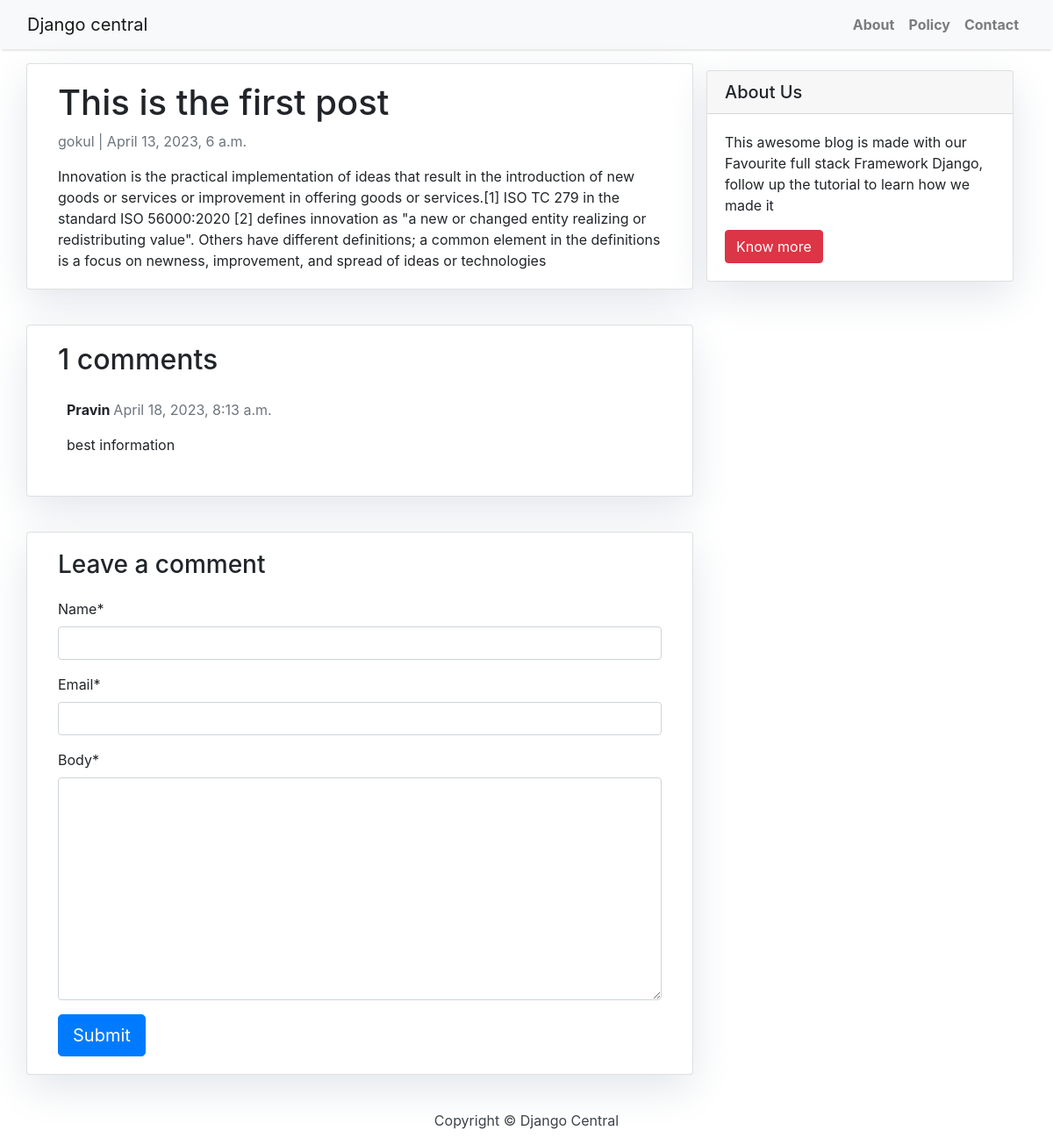
/innovation/, run on the app's committed database.
### myapp/models.py (models this page shows, shortened)
class Post(models.Model):
    title=models.CharField(max_length=200,unique=True)
    slug=models.SlugField(max_length=200,unique=True)
    author = models.ForeignKey(User, on_delete= models.CASCADE,related_name='blog_posts')
    updated_on= models.DateTimeField(auto_now=True)
    content=models.TextField()
    created_on=models.DateTimeField(auto_now_add=True)
    status=models.IntegerField(choices=STATUS,default=0)
    class Meta:
        ordering=['-created_on']

class Comment(models.Model):
    post=models.ForeignKey(Post,on_delete=models.CASCADE,related_name='comments')
    name=models.CharField(max_length=80)
    email=models.EmailField()
    body=models.TextField()
    created_on=models.DateTimeField(auto_now_add=True)
    active=models.BooleanField(default=False)
    class Meta:
        ordering=['created_on']

### myapp/views.py (the view)
# urls.py: path("<slug:slug>/", views.post_detail, name="post_detail"),
def post_detail(request, slug):
    template_name = "post_detail.html"
    post = get_object_or_404(Post, slug=slug)
    comments = post.comments.filter(active=True).order_by("-created_on")
    new_comment = None
    if request.method == "POST":
        comment_form = CommentForm(data=request.POST)
        if comment_form.is_valid():
            new_comment = comment_form.save(commit=False)
            new_comment.post = post
            new_comment.save()
    else:
        comment_form = CommentForm()
    return render(
        request,
        template_name,
        {
            "post": post,
            "comments": comments,
            "new_comment": new_comment,
            "comment_form": comment_form,
        },
    )

### myapp/forms.py
class CommentForm(forms.ModelForm):
    class Meta:
        model=Comment
        fields=("name","email","body")

### templates/post_detail.html (shortened to what this page needs)
{% extends 'base.html' %} {% block content %}
    {% load crispy_forms_tags %}
    <div class="container">
        <div class="row">
            <div class="col-md-8 card mb-4  mt-3 left  top">
                <div class="card-body">
                    <h1>{% block title %} {{ post.title }} {% endblock title %}</h1>
                    <p class=" text-muted">{{ post.author }} | {{ post.created_on }}</p>
                    <p class="card-text ">{{ post.content | safe }}</p>
                </div>
            </div>
            {% block sidebar %} {% include 'sidebar.html' %} {% endblock sidebar %}
            <div class="col-md-8 card mb-4  mt-3 ">
                <div class="card-body">
                    {% with comments.count as total_comments %}
                        <h2>{{ total_comments }} comments</h2>
                    {% endwith %} {% for comment in comments %}
                        <div class="comments" style="padding: 10px;">
                            <p class="font-weight-bold">
                                {{ comment.name }}
                                <span class=" text-muted font-weight-normal">
                                    {{ comment.created_on }}
                                </span>
                            </p>
                            {{ comment.body | linebreaks }}
                        </div>
                    {% endfor %}
                </div>
            </div>
            <div class="col-md-8 card mb-4  mt-3 ">
                <div class="card-body">
                    {% if new_comment %}
                        <div class="alert alert-success" role="alert">
                            Your comment is awaiting moderation
                        </div>
                    {% else %}
                        <h3>Leave a comment</h3>
                        <form method="post" style="margin-top: 1.3em;">
                            {{ comment_form | crispy }}
                            <button type="submit" class="btn btn-primary  btn-lg">Submit</button>
                        </form>
                    {% endif %}
                </div>
            </div>
        </div>
    </div>
{% endblock content %}

### static/css/base.css (style rules this page uses)
body { font-family: "Roboto", sans-serif; font-size: 17px; background-color: #fdfdfd; }
.card { box-shadow: 0 16px 48px #E3E7EB; }

### data on the page
Post: title "This is the first post", author "gokul", created_on "April 13, 2023, 6 a.m.", content "Innovation is the practical implementation of ideas that result in the introduction of new goods or services or improvement in offering goods or services.[1] ISO TC 279 in the standard ISO 56000:2020 [2] defines innovation as \"a new or changed entity realizing or redistributing value\". Others have different definitions; a common element in the definitions is a focus on newness, improvement, and spread of ideas or technologies"
Comment: name "Pravin", created_on "April 18, 2023, 8:13 a.m.", body "best information"

### other printed values
{{ total_comments }} "1"
